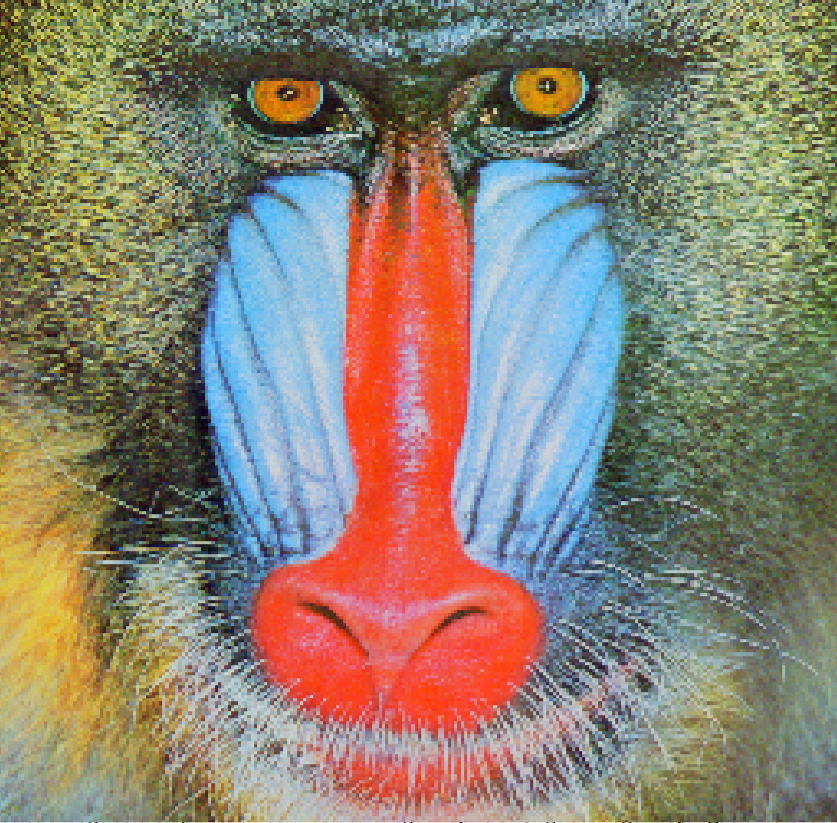
#> input picture Resources/Images/mandarin_monkey.PNG, 837 x 823 px, found by its file name
$ python image_pyramids.py
#> lines starting #> are read from the running program, lines starting #| are printed output that depends on the picture
import cv2 as cv
import numpy as np,sys


# noinspection PyUnresolvedReferences


def get_image():
    return cv.imread(r"C:\Users\arkma\PycharmProjects\karomiOpenCVClass\Resources\Images\mandarin_monkey.PNG")
#> returned value is the input picture: shape (823, 837, 3); mean B, G, R 113.4, 129, 137.8
#| Original size:  (823, 837, 3)


def get_iteration_limit(length):
#> called with length = 823
    ret_limit = 0
    len_mod = length

    while len_mod > 1:
        len_mod /= 2
        ret_limit += 1
    return ret_limit


# noinspection PyUnresolvedReferences


def main():
    m_monkey = get_image()
    print("Original size: ", m_monkey.shape)
    gaussian_py = m_monkey.copy()
    gpA = [gaussian_py]
    iteration_limit = get_iteration_limit(gaussian_py.shape[0])
#> iteration_limit = 10
    for i in range(iteration_limit):
        gaussian_py = cv.pyrDown(gaussian_py)
        cv.imshow("Gaussian py", gaussian_py)
        cv.waitKey(0)
        cv.destroyAllWindows()
#> this loop made 10 passes
#> gaussian_py on pass 10: [[111, 127, 136]]
#> pass 1, in main, `gaussian_py = cv.pyrDown(gaussian_py)`:
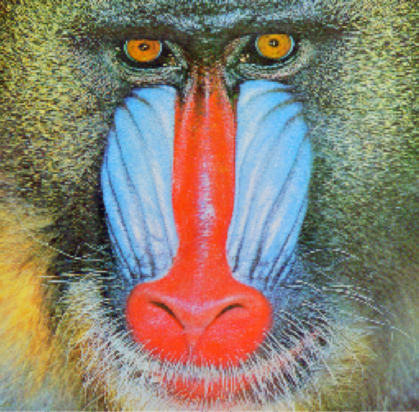
#> gaussian_py: shape (412, 419, 3); mean B, G, R 113.4, 129, 137.8
#> pass 2, in main, `gaussian_py = cv.pyrDown(gaussian_py)`:
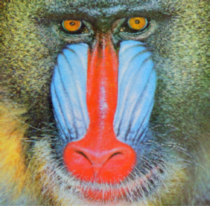
#> gaussian_py: shape (206, 210, 3); mean B, G, R 113.3, 128.9, 137.7
#> pass 3, in main, `gaussian_py = cv.pyrDown(gaussian_py)`:
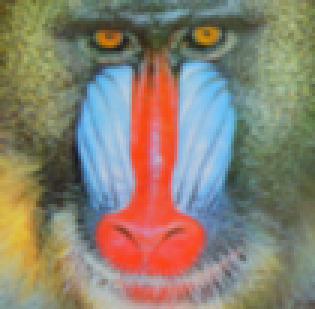
#> gaussian_py: shape (103, 105, 3) (shown 3 times larger); mean B, G, R 113.2, 128.9, 137.7

    # gpA.append(gaussian_py)
    # cv.imshow("Gaussian py", gpA)


if __name__ == '__main__':
    main()
